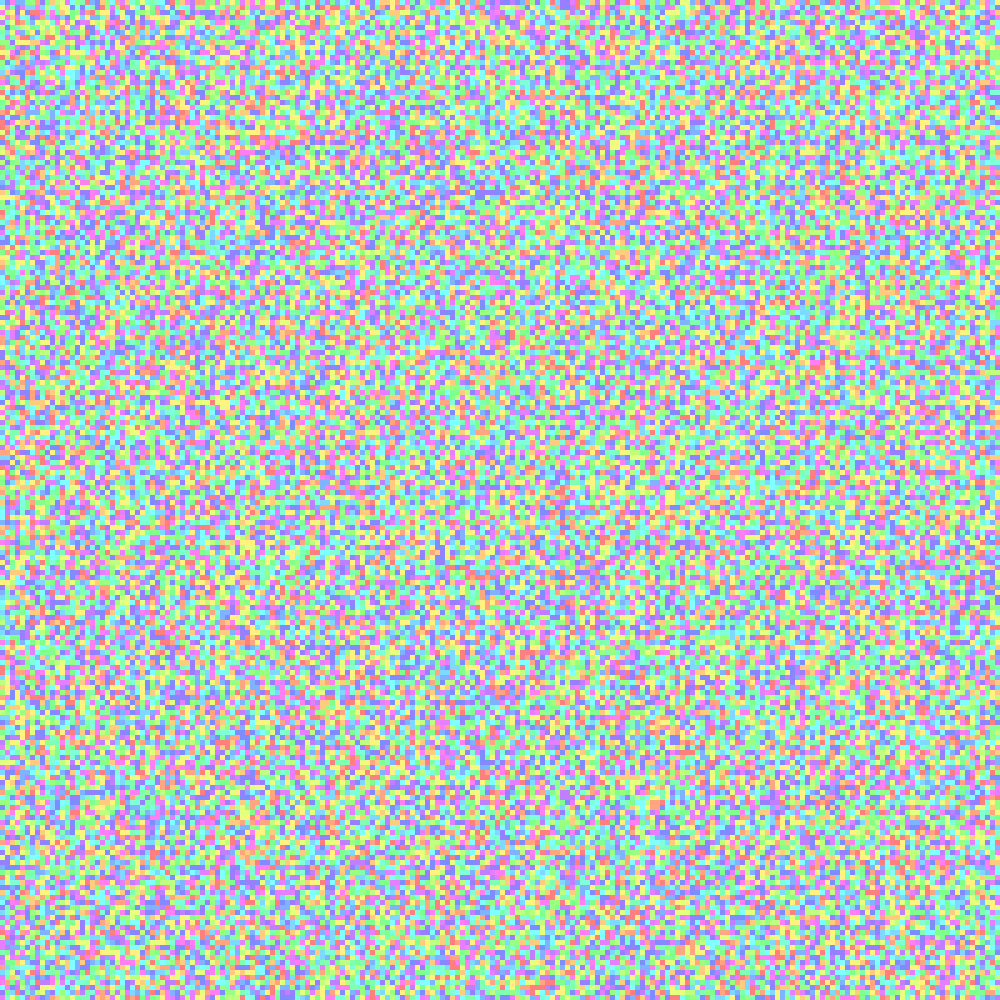
Frame 1 (no input)
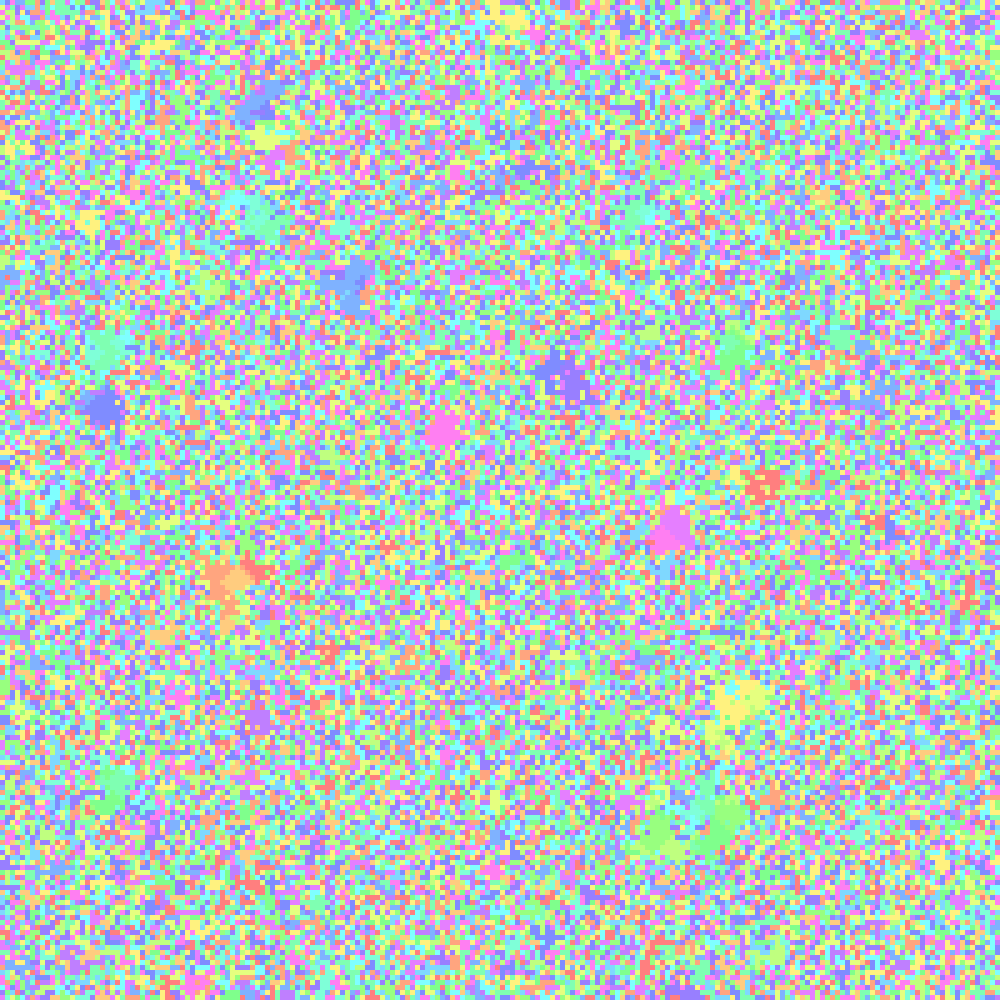
Frame 60 (the mouse pressed at the canvas centre just before this capture)
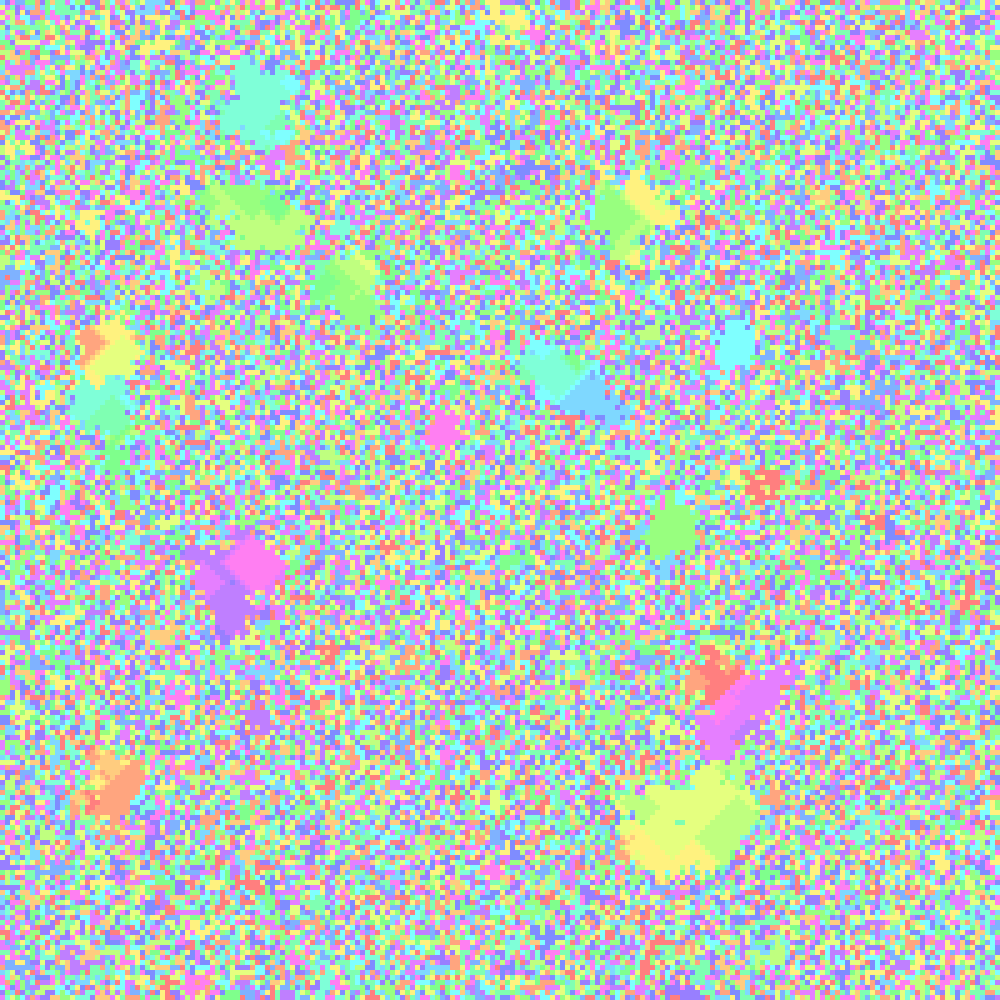
Frame 120 (the mouse held since frame 60 and released just before this capture)

The Processing sketch that drew these frames (run headless with seeded random() and noise(); from frame 60 on, the mouse is pressed at the canvas centre):

// Processing sketch: CyclicCA2D
// ── CyclicCA2D.pde
int[][]grid;
int gridSize, cellSize;
void settings() {
  gridSize=200;
  cellSize=1024/gridSize;
  size(gridSize*cellSize, gridSize*cellSize);
}
void setup() {
  grid=new int[gridSize][gridSize];
  for (int x=0; x<gridSize; x++) {
    for (int y=0; y<gridSize; y++) {
      grid[x][y]=int(random(numTypes));
      //if (x==0||y==0||x==gridSize-1||y==gridSize-1)grid[x][y]=0;
    }
  }
}
int numTypes=18;
void draw() {
  background(255);
  for (int x=0; x<gridSize; x++) {
    for (int y=0; y<gridSize; y++) {
      colorMode(HSB, 100);
      fill(color(grid[x][y]*(100/numTypes), 50, 100));
      //fill(color(grid[x][y]*100/numTypes));
      noStroke();
      colorMode(RGB, 255);
      rect(x*cellSize, y*cellSize, cellSize, cellSize);
    }
  }
  //for (int i=0; i<100; i++)
    iterate();
  surface.setTitle("CyclicCA2D, frameRate="+nf(frameRate, 2, 3));
}
void iterate() {
  int[][]newGrid=new int[gridSize][gridSize];
  for (int x=0; x<gridSize; x++) {
    for (int y=0; y<gridSize; y++) {
      ArrayList<Integer>ints=new ArrayList<Integer>();
      if (x>0)ints.add(grid[x-1][y]);
      if (y>0)ints.add(grid[x][y-1]);
      if (x<gridSize-1)ints.add(grid[x+1][y]);
      if (y<gridSize-1)ints.add(grid[x][y+1]);
      int cur=grid[x][y];
      for (Integer i : ints) {
        if (replaces(cur, i)) {
          cur=i;
          break;
        }
      }
      newGrid[x][y]=cur;
    }
  }
  for (int x=0; x<gridSize; x++) {
    for (int y=0; y<gridSize; y++) {
      grid[x][y]=newGrid[x][y];
    }
  }
}
boolean replaces(int b, int a) {//does a replace b
  return a==((b+1)%numTypes);
  //if(a==1)return b==2;
  //if(a==2)return b==3;
  //if(a==3)return b==4;
  //if(a==4)return b==1;
  //return random(100)<100;
  //return false;
}
